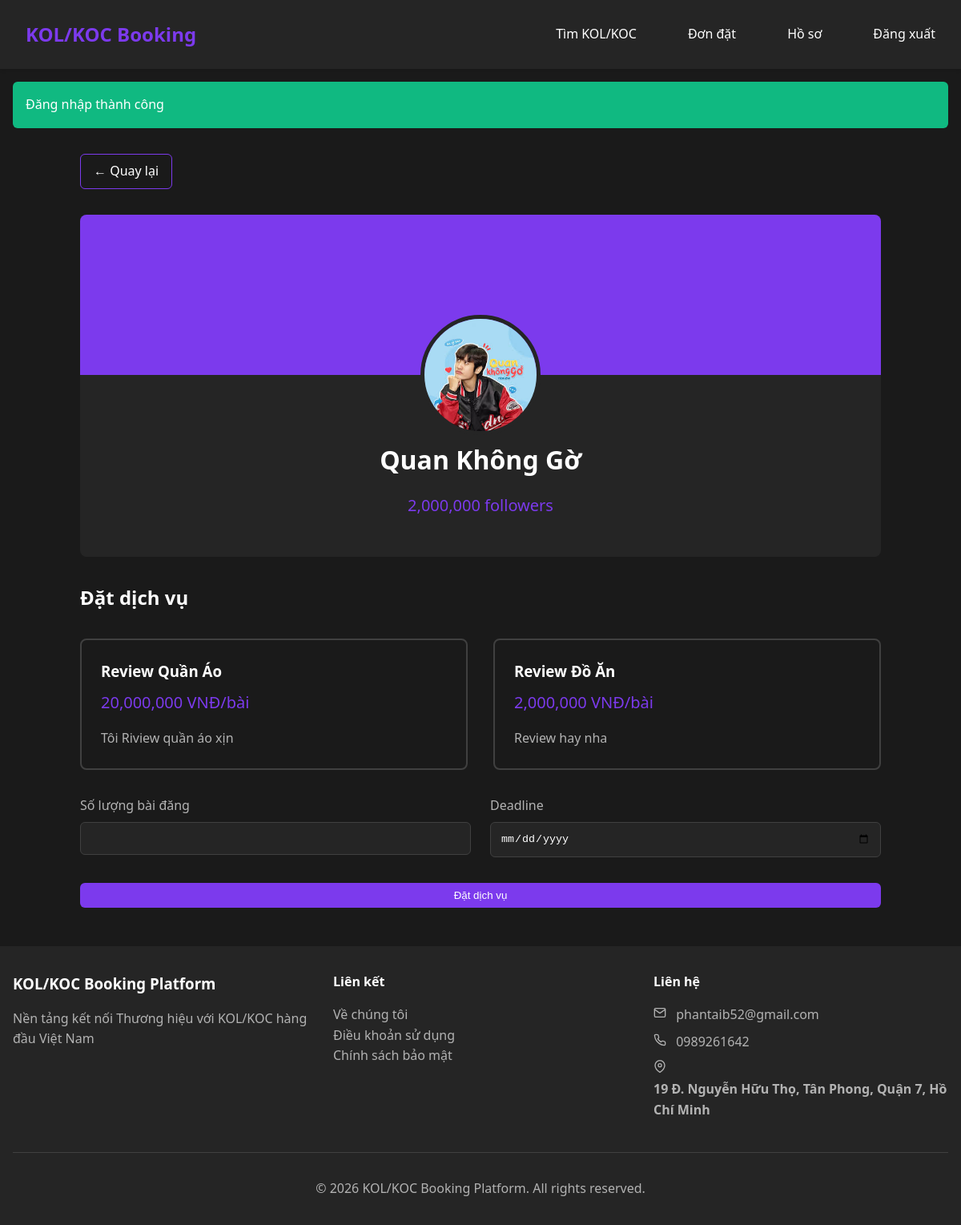
/view/booking.php?kol_koc_id=22 (signed in), run on the app's committed database.
### tables this page shows
CREATE TABLE `profiles` (
  `user_id` int(10) UNSIGNED NOT NULL,
  `name` varchar(100) NOT NULL,
  `avatar` varchar(255) DEFAULT NULL,
  `bio` text DEFAULT NULL,
  `industry` varchar(100) DEFAULT NULL,
  `social_links` varchar(255) DEFAULT NULL,
  `followers` int(11) DEFAULT NULL
);

CREATE TABLE `services` (
  `id` int(10) UNSIGNED NOT NULL,
  `user_id` int(10) UNSIGNED NOT NULL,
  `name` varchar(100) NOT NULL,
  `rate` decimal(10,2) NOT NULL DEFAULT 0.00,
  `description` text NOT NULL
);

CREATE TABLE `settings` (
  `id` varchar(50) NOT NULL,
  `name` varchar(100) NOT NULL,
  `value` text DEFAULT NULL,
  `type` enum('text','image','json') NOT NULL DEFAULT 'text',
  `created_at` timestamp NOT NULL DEFAULT current_timestamp(),
  `updated_at` timestamp NOT NULL DEFAULT current_timestamp() ON UPDATE current_timestamp()
);

### includes/Database.php (called while the page is built, shortened)
<?php
class Database {
    private static $instance = null;
    private $connection;
    private function __construct() {
        try {
            $this->connection = new PDO(
                "mysql:host=" . DB_HOST . ";dbname=" . DB_NAME . ";charset=utf8mb4",
                DB_USER,
                DB_PASS,
                [
                    PDO::ATTR_ERRMODE => PDO::ERRMODE_EXCEPTION,
                    PDO::ATTR_DEFAULT_FETCH_MODE => PDO::FETCH_ASSOC,
                    PDO::ATTR_EMULATE_PREPARES => false
                ]
            );
        } catch (PDOException $e) {
            die("Connection failed: " . $e->getMessage());
        }
    }
    public static function getInstance() {
        if (self::$instance === null) {
            self::$instance = new self();
        }
        return self::$instance;
    }
    public function prepare($sql) {
        return $this->connection->prepare($sql);
    }
    public function query($sql) {
        return $this->connection->query($sql);
    }
}

### models/User.php (called while the page is built, shortened)
<?php
require_once __DIR__ . '/../includes/Database.php';
class User {
    public static function getById($id) {
        $db = Database::getInstance();
        $stmt = $db->prepare(
            "SELECT u.*, p.name, p.avatar, p.bio, p.industry, p.social_links, p.followers
             FROM users u
             LEFT JOIN profiles p ON u.id = p.user_id
             WHERE u.id = ?"
        );
        $stmt->execute([$id]);
        return $stmt->fetch();
    }
}
?>

### models/Service.php (called while the page is built, shortened)
<?php
require_once __DIR__ . '/../includes/Database.php';
class Service {
    private $db;
    public function __construct() {
        $this->db = Database::getInstance();
    }
    public function getByUserId($userId) {
        $sql = "SELECT * FROM services WHERE user_id = ? ORDER BY id DESC";
        $stmt = $this->db->prepare($sql);
        $stmt->execute([$userId]);
        return $stmt->fetchAll();
    }
}

### models/Settings.php (called while the page is built, shortened)
<?php
require_once __DIR__ . '/../includes/Database.php';
class Settings {
    private static $db;
    private static $instance = null;
    private function __construct() {
        self::$db = Database::getInstance();
        self::$db->query("CREATE TABLE IF NOT EXISTS settings (
            id VARCHAR(50) PRIMARY KEY,
            name VARCHAR(100) NOT NULL,
            value TEXT,
            type ENUM('text', 'image', 'json') NOT NULL DEFAULT 'text',
            created_at TIMESTAMP DEFAULT CURRENT_TIMESTAMP,
            updated_at TIMESTAMP DEFAULT CURRENT_TIMESTAMP ON UPDATE CURRENT_TIMESTAMP
        )");
        $defaultSettings = [
            'homepage_background' => ['Homepage Background Image', '', 'image'],
            'contact_email' => ['Contact Email', '', 'text'],
            'contact_phone' => ['Contact Phone', '', 'text'],
            'contact_address' => ['Contact Address', '', 'text'],
            'pinned_kols' => ['Pinned KOLs', '[]', 'json'],
            'blog_content' => ['Blog Content', '', 'text']
        ];
        foreach ($defaultSettings as $id => [$name, $value, $type]) {
            $stmt = self::$db->prepare("INSERT IGNORE INTO settings (id, name, value, type) VALUES (?, ?, ?, ?)");
            $stmt->execute([$id, $name, $value, $type]);
        }
    }
    public static function getInstance() {
        if (self::$instance === null) {
            self::$instance = new Settings();
        }
        return self::$instance;
    }
    public static function get($id) {
        self::getInstance();
        $stmt = self::$db->prepare("SELECT * FROM settings WHERE id = ?");
        $stmt->execute([$id]);
        $setting = $stmt->fetch();
        return $setting ? $setting['value'] : null;
    }
}
?>

### view/booking.php (the view, shortened to what this page needs)
<?php
require_once '../models/User.php';
require_once '../models/Service.php';
$kolKocId = filter_var($_GET['kol_koc_id'] ?? 0, FILTER_VALIDATE_INT);
$serviceObj = new Service();
$services = $serviceObj->getByUserId($kolKocId);
require_once '../includes/header.php';
?>
<link rel="stylesheet" href="../assets/css/brand.css">
<div class="profile-container">
    <div class="back-button">
        <a href="javascript:history.back()" class="btn">
            ← Quay lại
        </a>
    </div>
    <div class="profile-card">
        <div class="profile-header">
            <img
                src="<?= $kolKoc['avatar'] ? '../uploads/avatars/' . $kolKoc['avatar'] : '../assets/images/default-avatar.png' ?>"
                alt="<?= htmlspecialchars($kolKoc['name']) ?>"
                class="profile-avatar"
            >
        </div>
        <div class="profile-info">
            <h1 class="profile-name"><?= htmlspecialchars($kolKoc['name']) ?></h1>
            <?php if ($kolKoc['followers']): ?>
                <p class="profile-followers">
                    <?= number_format($kolKoc['followers']) ?> followers
                </p>
            <?php endif; ?>
        </div>
    </div>
    <?php if (!empty($services)): ?>
        <div class="booking-section">
            <h2 class="booking-title">Đặt dịch vụ</h2>
            <form method="POST" action="" id="bookingForm">
                <div class="services-grid">
                    <?php foreach ($services as $service): ?>
                        <label class="service-card">
                            <h3 class="service-title">
                                <?= htmlspecialchars($service['name']) ?>
                            </h3>
                            <p class="service-price">
                                <?= number_format($service['rate']) ?> VNĐ/bài
                            </p>
                            <p class="service-description">
                                <?= nl2br(htmlspecialchars($service['description'])) ?>
                            </p>
                        </label>
                    <?php endforeach; ?>
                </div>
                <div class="booking-form-row">
                    <div class="form-group">
                        <label for="posts">Số lượng bài đăng</label>
                        <input type="number" id="posts" name="posts" class="form-control"
                            min="1" required onchange="updateTotal()">
                    </div>
                    <div class="form-group">
                        <label for="deadline">Deadline</label>
                        <input type="date" id="deadline" name="deadline" class="form-control"
                            min="<?= date('Y-m-d', strtotime('tomorrow')) ?>" required>
                    </div>
                </div>
                <button type="submit" class="btn full-width-button">Đặt dịch vụ</button>
            </form>
        </div>
    <?php endif; ?>
</div>
<?php require_once '../includes/footer.php'; ?>

### includes/footer.php (shortened to what this page needs)
<?php
require_once __DIR__ . '/../models/Settings.php';
?>
</main>
    <footer>
        <div class="container">
            <div class="footer-grid">
                <div>
                    <h3 class="footer-heading">KOL/KOC Booking Platform</h3>
                    <p>Nền tảng kết nối Thương hiệu với KOL/KOC hàng đầu Việt Nam</p>
                </div>
                <div>
                    <h4 class="footer-heading">Liên kết</h4>
                    <ul class="footer-list">
                        <li><a href="../view/about.php" class="footer-link">Về chúng tôi</a></li>
                        <li><a href="../view/terms.php" class="footer-link">Điều khoản sử dụng</a></li>
                        <li><a href="../view/privacy.php" class="footer-link">Chính sách bảo mật</a></li>
                    </ul>
                </div>
                <div>
                    <h4 class="footer-heading">Liên hệ</h4>
                    <ul class="footer-list">
                        <?php if ($email = Settings::get('contact_email')): ?>
                            <li class="contact-item">
                                <?= htmlspecialchars($email) ?>
                            </li>
                        <?php endif; ?>
                        <?php if ($phone = Settings::get('contact_phone')): ?>
                            <li class="contact-item">
                                <?= htmlspecialchars($phone) ?>
                            </li>
                        <?php endif; ?>
                        <?php if ($address = Settings::get('contact_address')): ?>
                            <li class="contact-item">
                                <svg xmlns="http://www.w3.org/2000/svg" width="16" height="16" viewBox="0 0 24 24" fill="none" stroke="currentColor" stroke-width="2" stroke-linecap="round" stroke-linejoin="round" class="contact-icon">
                                    <path d="M21 10c0 7-9 13-9 13s-9-6-9-13a9 9 0 0 1 18 0z"></path>
                                    <circle cx="12" cy="10" r="3"></circle>
                                </svg>
                                <span><?= htmlspecialchars_decode($address) ?></span>
                            </li>
                        <?php endif; ?>
                    </ul>
                </div>
            </div>
            <div class="footer-divider">
                <p>© <?= date('Y') ?> KOL/KOC Booking Platform. All rights reserved.</p>
            </div>
        </div>
    </footer>
</body>
</html>

### assets/css/brand.css (style rules this page uses)
.profile-container { max-width: 1000px; margin: 2rem auto; }
.back-button { margin-bottom: 2rem; }
.back-button .btn { background-color: transparent; border: 1px solid var(--accent-color); }
.profile-card { background-color: var(--bg-secondary); border-radius: 0.5rem; overflow: hidden; }
.profile-header { height: 200px; background-color: var(--accent-color); position: relative; }
.profile-avatar { width: 150px; height: 150px; border-radius: 50%; object-fit: cover; position: absolute; bottom: -75px; left: 50%; transform: translateX(-50%); border: 5px solid var(--bg-secondary); }
.profile-info { padding: 5rem 2rem 2rem; text-align: center; }
.profile-name { margin-bottom: 0.5rem; }
.profile-followers { color: var(--accent-color); font-size: 1.25rem; margin-bottom: 1rem; }
.booking-section { margin: 2rem 0; }
.booking-title { margin-bottom: 2rem; }
.services-grid { display: grid; gap: 2rem; grid-template-columns: repeat(auto-fit, minmax(250px, 1fr)); }
.service-card { display: block; padding: 1.5rem; border: 2px solid var(--border-color); border-radius: 0.5rem; cursor: pointer; transition: all 0.3s ease; }
.service-title { margin-bottom: 0.5rem; }
.service-price { color: var(--accent-color); font-size: 1.25rem; margin-bottom: 1rem; }
.service-description { color: var(--text-secondary); }
.booking-form-row { margin: 2rem 0; display: grid; gap: 1.5rem; grid-template-columns: repeat(auto-fit, minmax(200px, 1fr)); }
.form-group { margin: 0; }
.full-width-button { width: 100%; }

### includes/header.php (style rules this page uses)
:root { --bg-primary: #1a1a1a; --bg-secondary: #252525; --text-primary: #ffffff; --text-secondary: #b3b3b3; --accent-color: #7c3aed; --accent-hover: #6d28d9; --error-color: #ef4444; --success-color: #10b981; --border-color: #404040; }
* { margin: 0; padding: 0; box-sizing: border-box; }
body { font-family: 'Segoe UI', system-ui, sans-serif; background-color: var(--bg-primary); color: var(--text-primary); line-height: 1.6; }
.container { max-width: 1200px; margin: 0 auto; padding: 0 1rem; }
.btn { display: inline-block; padding: 0.5rem 1rem; border-radius: 0.375rem; background-color: var(--accent-color); color: white; text-decoration: none; border: none; cursor: pointer; transition: background-color 0.3s ease; }
.form-group { margin-bottom: 1rem; }
.form-group label { display: block; margin-bottom: 0.5rem; color: var(--text-secondary); }
.form-control { width: 100%; padding: 0.75rem; border: 1px solid var(--border-color); border-radius: 0.375rem; background-color: var(--bg-secondary); color: var(--text-primary); }

### includes/footer.php (style rules this page uses)
footer { background-color: var(--bg-secondary); padding: 2rem 0; margin-top: 3rem; color: var(--text-secondary); }
.footer-grid { display: grid; grid-template-columns: repeat(auto-fit, minmax(250px, 1fr)); gap: 2rem; }
.footer-heading { color: var(--text-primary); margin-bottom: 1rem; }
.footer-list { list-style: none; }
.footer-link { color: var(--text-secondary); text-decoration: none; }
.contact-item { margin-bottom: 0.5rem; }
.contact-icon { display: inline; margin-right: 0.5rem; }
.footer-divider { margin-top: 2rem; padding-top: 2rem; border-top: 1px solid var(--border-color); text-align: center; }

### data on the page
profiles: avatar (picture), name "Quan Không Gờ", followers "2,000,000"
services: name "Review Quần Áo", rate "20,000,000", description "Tôi Riview quần áo xịn"
services: name "Review Đồ Ăn", rate "2,000,000", description "Review hay nha"
settings: value "phantaib52@gmail.com"
settings: value "0989261642"
settings: value "19 Đ. Nguyễn Hữu Thọ, Tân Phong, Quận 7, Hồ Chí Minh"

### other printed values
$flash['message'] "Đăng nhập thành công"
